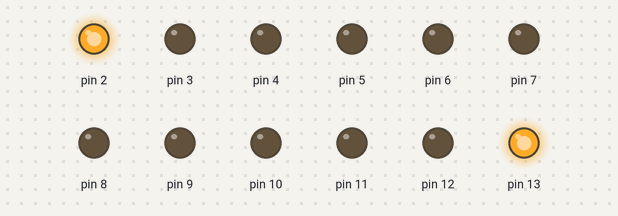
Simulated run of this sketch. Board: Arduino Uno, built with avr-gcc and run on an emulated ATmega328P. On the bench: output pins drawn as LEDs (lit = HIGH).

Above: at 0.05 s.
At 0.35 s:
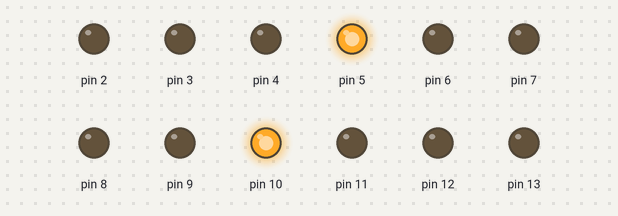
At 0.95 s:
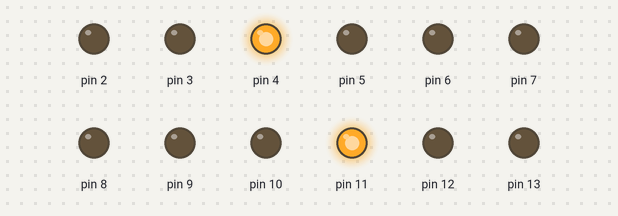
At 1.35 s:
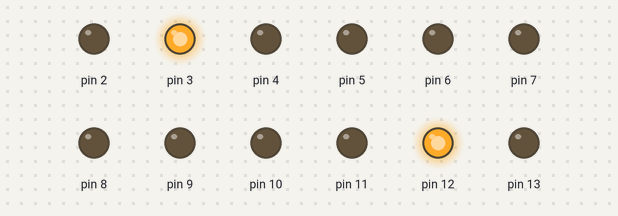
At 1.8 s:
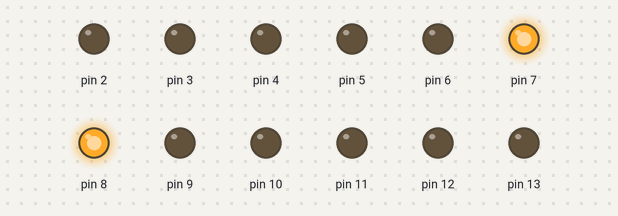
At 2.85 s:
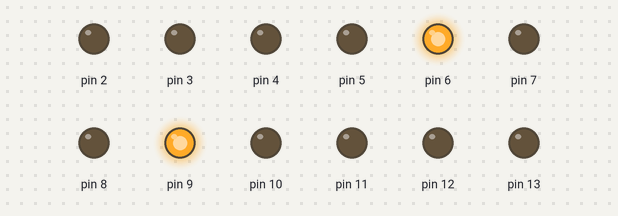
Timing chart, 0 to 3.1 s (numbered marks = the images above):
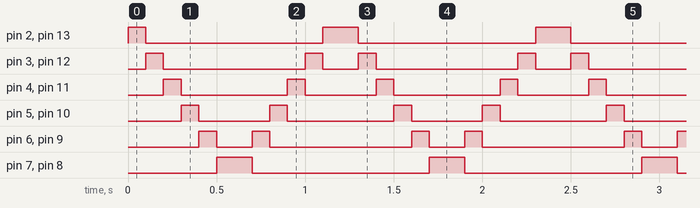

The sketch:

for2.ino
```cpp
void setup()
{
	for(int i=2; i<=13; i++){
	 	pinMode(i, OUTPUT);
	}
}

void loop()
{
	int pin,i;
	for(int pin=2, i=13; pin<=7, i>=8; pin++, i--){//error
	    digitalWrite(pin, HIGH);
	    digitalWrite(i, HIGH);
	    delay(100);
	    digitalWrite(pin, LOW);
	    digitalWrite(i, LOW);
	}
	for(int pin=7, i=8; pin>=2,i<=13; pin--,i++){//error
	    digitalWrite(pin, HIGH);
	    digitalWrite(i, HIGH);
	    delay(100);
	    digitalWrite(pin, LOW);
	    digitalWrite(i, LOW);
	}
}
```

Measured:
- by itself, pin 2, pin 13: repeats every 1.2 s: LOW 1.0 s, HIGH 0.20 s
- by itself, pin 3, pin 12: repeats every 1.2 s: LOW 0.80 s, HIGH 0.10 s, LOW 0.20 s, HIGH 0.10 s
- by itself, pin 4, pin 11: repeats every 1.2 s: LOW 0.60 s, HIGH 0.10 s, LOW 0.40 s, HIGH 0.10 s
- by itself, pin 5, pin 10: repeats every 1.2 s: LOW 0.40 s, HIGH 0.10 s, LOW 0.60 s, HIGH 0.10 s
- by itself, pin 6, pin 9: repeats every 1.2 s: LOW 0.20 s, HIGH 0.10 s, LOW 0.80 s, HIGH 0.10 s
- by itself, pin 7, pin 8: alternates HIGH for 0.20 s and LOW for 1.0 s
